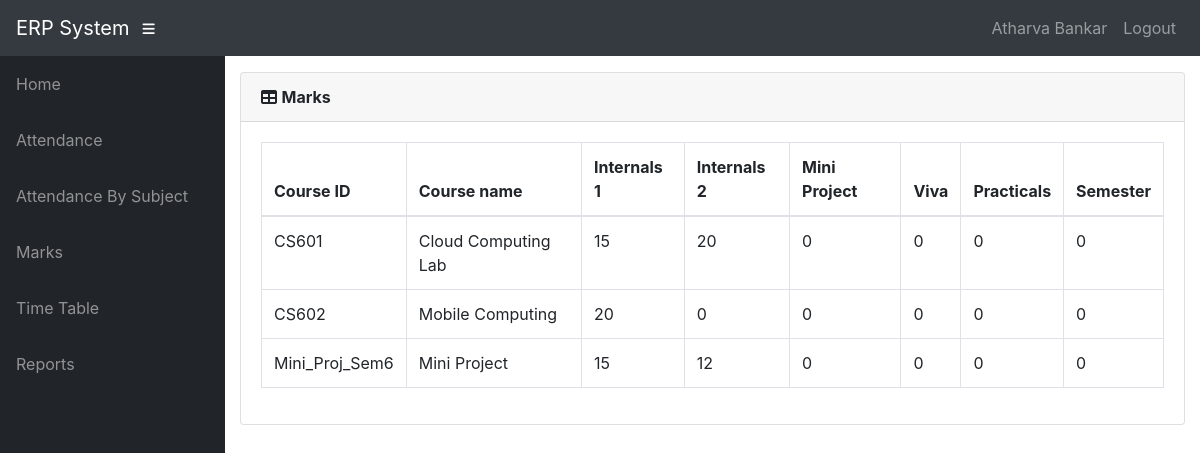
/info/student/tu3f1920001/marks_list/ (signed in), run on the app's committed database.
### info/models.py (models this page shows, shortened)
class User(AbstractUser):
    @property
    def is_student(self):
        if hasattr(self, 'student'):
            return True
        return False

class Student(models.Model):
    user = models.OneToOneField(User, on_delete=models.CASCADE, null=True)
    class_id = models.ForeignKey(Class, on_delete=models.CASCADE, default=1)
    USN = models.CharField(primary_key='True', max_length=100)
    name = models.CharField(max_length=200)
    sex = models.CharField(max_length=50, choices=sex_choice, default='Male')
    DOB = models.DateField(default='1998-01-01')

class StudentCourse(models.Model):
    student = models.ForeignKey(Student, on_delete=models.CASCADE)
    course = models.ForeignKey(Course, on_delete=models.CASCADE)
    class Meta:
        unique_together = (('student', 'course'),)
        verbose_name_plural = 'Marks'

class Course(models.Model):
    dept = models.ForeignKey(Dept, on_delete=models.CASCADE)
    id = models.CharField(primary_key='True', max_length=50)
    name = models.CharField(max_length=50)
    shortname = models.CharField(max_length=50, default='X')

class Marks(models.Model):
    studentcourse = models.ForeignKey(StudentCourse, on_delete=models.CASCADE)
    name = models.CharField(max_length=50, choices=test_name, default='Internal test 1')
    marks1 = models.IntegerField(default=0, validators=[MinValueValidator(0), MaxValueValidator(100)])
    class Meta:
        unique_together = (('studentcourse', 'name'),)

### info/views.py (the view)
# urls.py: path('student/<slug:stud_id>/marks_list/', views.marks_list, name='marks_list'),
@login_required()
def marks_list(request, stud_id):
    stud = Student.objects.get(USN=stud_id, )
    ass_list = Assign.objects.filter(class_id_id=stud.class_id)
    sc_list = []
    for ass in ass_list:
        try:
            sc = StudentCourse.objects.get(student=stud, course=ass.course)
        except StudentCourse.DoesNotExist:
            sc = StudentCourse(student=stud, course=ass.course)
            sc.save()
            sc.marks_set.create(type='I', name='Internal test 1')
            sc.marks_set.create(type='I', name='Internal test 2')
            sc.marks_set.create(type='I', name='Internal test 3')
            sc.marks_set.create(type='E', name='Event 1')
            sc.marks_set.create(type='E', name='Event 2')
            sc.marks_set.create(type='S', name='Semester End Exam')
        sc_list.append(sc)
    return render(request, 'info/marks_list.html', {'sc_list': sc_list})

### info/templates/info/marks_list.html
{% extends 'info/base.html' %} {% load static %} {% block content %}
<div class="card mb-3">
  <div class="card-header">
    <i class="fas fa-table"></i>
    <b>Marks</b>
  </div>
  <div class="card-body">
    <div class="table-responsive">
      <table
        class="table table-bordered"
        id="dataTable"
        width="100%"
        cellspacing="0"
      >
        <thead>
          <tr>
            <th>Course ID</th>
            <th>Course name</th>
            <th>Internals 1</th>
            <th>Internals 2</th>
            <th>Mini Project</th>
            <th>Viva</th>
            <th>Practicals</th>
            <th>Semester</th>
          </tr>
        </thead>
        <tbody>
          {% for sc in sc_list %}
          <tr>
            <td>{{ sc.course_id }}</td>
            <td>{{sc.course.name}}</td>
            {% for m in sc.marks_set.all %}
            <td>{{ m.marks1 }}</td>
            {% endfor %}
          </tr>
          {% empty %}
          <p>student has no courses</p>
          {% endfor %}
        </tbody>
      </table>
    </div>
  </div>
</div>
{% endblock %}

### info/templates/info/base.html (shortened to what this page needs)
<!DOCTYPE html>
<html lang="en">
  <head>
    {% load static %}
    <link
      href="{% static '/info/bootstrap/vendor/bootstrap/css/bootstrap.min.css' %}"
      rel="stylesheet"
    />
    <link
      href="{% static '/info/bootstrap/vendor/fontawesome-free/css/all.min.css' %}"
      rel="stylesheet"
      type="text/css"
    />
    <link
      href="{% static '/info/bootstrap/vendor/datatables/dataTables.bootstrap4.css' %}"
      rel="stylesheet"
    />
    <link
      href="{% static '/info/bootstrap/css/sb-admin.css' %}"
      rel="stylesheet"
    />
  </head>
  <body id="page-top">
    <nav class="navbar navbar-expand navbar-dark bg-dark static-top">
      <a class="navbar-brand mr-1" href="{% url 'index' %}"
        >ERP System</a
      >
      <button
        class="btn btn-link btn-sm text-white order-1 order-sm-0"
        id="sidebarToggle"
        href="#"
      >
        <i class="fas fa-bars"></i>
      </button>
      <div class="collapse navbar-collapse" id="navbarResponsive">
        <ul class="navbar-nav ml-auto">
          <li class="nav-item">
            {% if request.user.is_student %}
            <a class="nav-link text-capitalize"
              >{{ request.user.student.name }}</a
            >
            {% elif request.user.is_teacher %}
            <a class="nav-link text-capitalize"
              >{{ request.user.teacher.name }}</a
            >
            {% endif %}
          </li>
          <li class="nav-item">
            <a
              class="nav-link"
              href="#"
              data-toggle="modal"
              data-target="#logoutModal"
              >Logout</a
            >
          </li>
        </ul>
      </div>
    </nav>
    <div id="wrapper">
      <ul class="sidebar navbar-nav">
        <li class="nav-item">
          <a class="nav-link" href="{% url 'index' %}">
            <span>Home</span>
          </a>
        </li>
        {% if request.user.is_student %}
        <li class="nav-item">
          <a
            class="nav-link"
            href="{% url 'attendance' request.user.student.USN %}"
          >
            <span>Attendance</span>
          </a>
        </li>
        <li class="nav-item">
          <a
            class="nav-link"
            href="{% url 'attendance' request.user.student.USN %}"
          >
            <span>Attendance By Subject</span>
          </a>
        </li>
        <li class="nav-item">
          <a
            class="nav-link"
            href="{% url 'marks_list' request.user.student.USN %}"
          >
            <span>Marks</span>
          </a>
        </li>
        <li class="nav-item">
          <a
            class="nav-link"
            href="{% url 'timetable' request.user.student.class_id_id %}"
          >
            <span>Time Table</span>
          </a>
        </li>
        <li class="nav-item">
          <a class="nav-link" href="#">
            <span>Reports</span>
          </a>
        </li>
        {% endif %}
      </ul>
      <div id="content-wrapper">
        <div class="container-fluid">
            {% block content %}
            {% endblock %}
        </div>
      </div>
    </div>
  </body>
</html>

### data on the page
User: user.student.name "Atharva Bankar"
StudentCourse: course_id "CS601", course.name "Cloud Computing Lab"
Marks: marks1 "15"
Marks: marks1 "20"
Marks: marks1 "0"
Marks: marks1 "0"
Marks: marks1 "0"
Marks: marks1 "0"
StudentCourse: course_id "CS602", course.name "Mobile Computing"
Marks: marks1 "20"
Marks: marks1 "0"
Marks: marks1 "0"
Marks: marks1 "0"
Marks: marks1 "0"
Marks: marks1 "0"
StudentCourse: course_id "Mini_Proj_Sem6", course.name "Mini Project"
Marks: marks1 "15"
Marks: marks1 "12"
Marks: marks1 "0"
Marks: marks1 "0"
Marks: marks1 "0"
Marks: marks1 "0"
